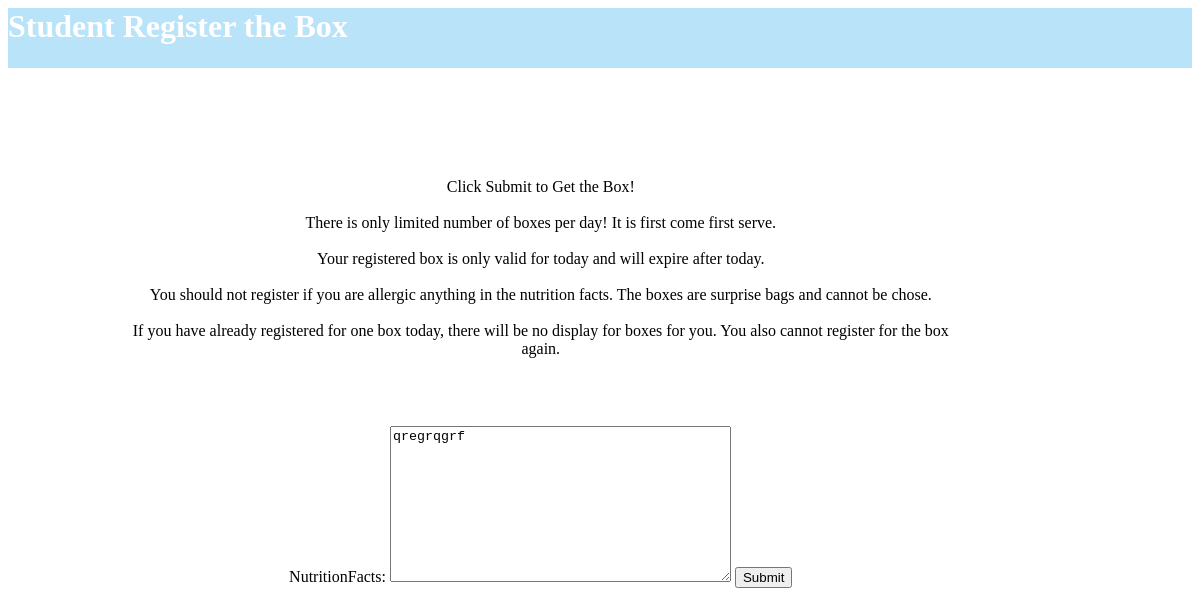
Before: /studenthome/studentthebox/ (signed in) with the older database file.
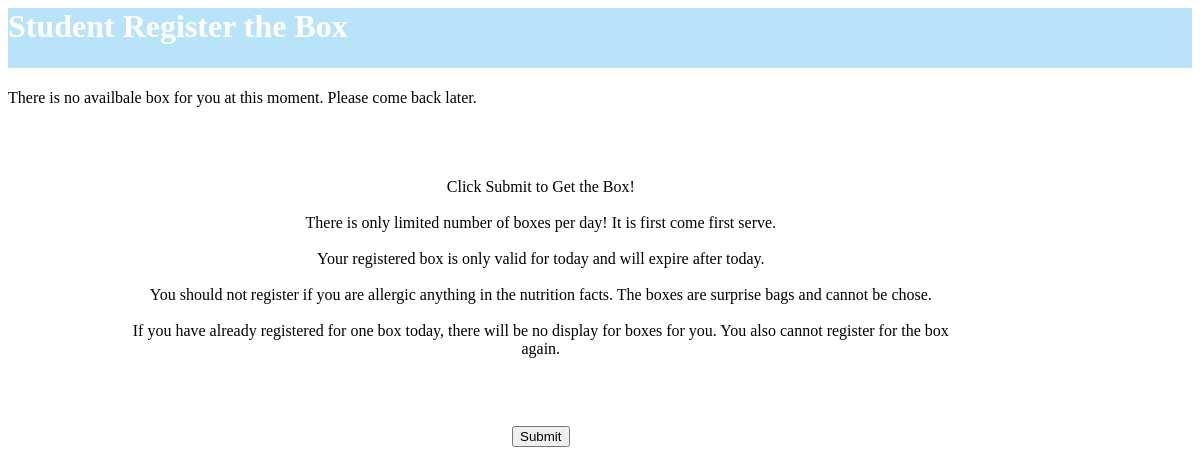
After: the same page with the newer database file.
### theboxapp/models.py (models this page shows, shortened)
class TheBox(models.Model):
    nutritionFacts = models.TextField(blank=True)  # nutrition facts of the box
    creationTime = models.DateTimeField(auto_now_add=True)
    receivedTime = models.DateTimeField(null=True, blank=True)
    availability = models.BooleanField(default=True)
    receiveUser = models.ForeignKey(
        User, null=True, blank=True, on_delete=models.CASCADE)

### theboxapp/views.py (the view, shortened to what this page needs)
# urls.py: path('studenthome/studentthebox/', views.stuentthebox,name='studentthebox'),
def stuentthebox(request):
    context = {'user': request.user}
    try:
        account = Account.objects.get(username=request.user)
        if account.who == 'staff':
            return redirect('staffhome')
    except Account.DoesNotExist:
        return redirect('/')
    today = datetime.today()
    daynow = today.day
    monthnow = today.month
    yearnow = today.year
    boxcurr = "none"
    form1 = "none"
    boxes = TheBox.objects.all()
    currUser = request.user
    flag = 0
    for item in boxes:
        if item.creationTime.year == yearnow:
            if item.creationTime.month == monthnow:
                if item.creationTime.day == daynow:
                    if item.receiveUser == currUser:
                        flag = 1
    for item in boxes:
        if item.creationTime.year == yearnow:
            if item.creationTime.month == monthnow:
                if item.creationTime.day == daynow:
                    if item.receiveUser == None:
                        if item.receiveUser != currUser:
                            boxcurr = item
                            form1 = BoxForm(instance=boxcurr)
    print(currUser)
    if request.method == 'GET':
        if flag == 1:
            messages.error(
                request, 'You have already registered for the box today.')
            return render(request, 'theboxapp/studentthebox.html')
        elif len(TheBox.objects.all()) == 0:
            messages.info(
                request, 'There is no availbale box for you at this moment. Please come back later.')
            return render(request, 'theboxapp/studentthebox.html')
        elif flag == 0:
            context = {'form': form1}
            print('hello')
            return render(request, 'theboxapp/studentthebox.html', context)

### theboxapp/templates/theboxapp/studentthebox.html (shortened to what this page needs)
<head>
    <link rel="stylesheet" href="https://unpkg.com/@picocss/pico@latest/css/pico.min.css">
</head>
{% load static %}
{% block content %}
<div id="parent">
<h1 id="header">
    Student Register the Box
</h1>
<div id="bodycontent">
   Click Submit to Get the Box! <br><br>
   There is only limited number of boxes per day! It is first come first serve. <br><br>
   Your registered box is only valid for today and will expire after today.
   <br><br>You should not register if you are allergic anything in the  nutrition facts. The boxes are surprise bags and cannot be chose.
   <br><br> If you have already registered for one box today, there will be no display for boxes for you. You also cannot register for the box again.
   <br><br>
   <p>  <br></p>
<form action="" method="POST">
    {{form}}
    <input type="submit" value="Submit">
</form>
</div>
</div>
{% for msg in messages %}
    {{msg}}
{% endfor %}
{% endblock %}

Changed rows visible on the page:
removed TheBox: nutritionFacts "qregrqgrf"
Other visible differences:
new list line: "There is no availbale box for you at this moment. Please come back later."
text no longer shown: "NutritionFacts:"
